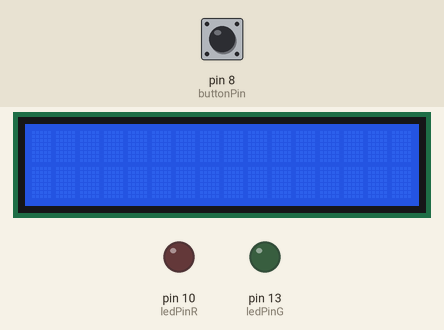
Simulated run of this sketch. Board: Arduino Uno, built with avr-gcc and run on an emulated ATmega328P. On the bench: 16×2 character LCD, output pins drawn as LEDs (lit = HIGH). The test bench sets the inputs (shaded band); at power-on: pin 8 (buttonPin) LOW. What the sketch prints to the serial monitor is not drawn.

Above: at 1.2 s.
1.3 s: pin 8 (buttonPin) pulled HIGH for 0.15 s
At 4.0 s:
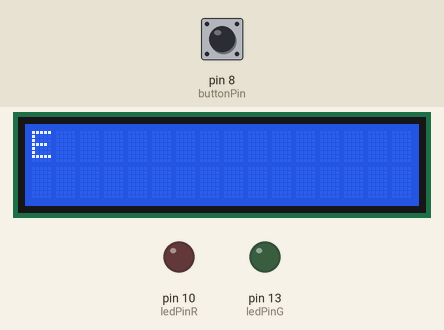
4.4 s: pin 8 (buttonPin) pulled HIGH for 0.15 s
At 7.3 s:
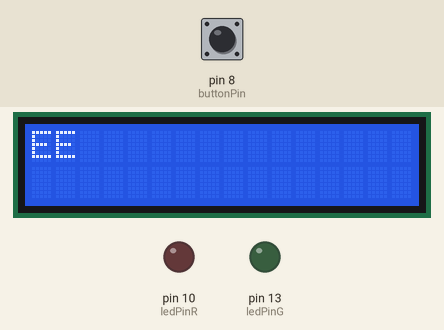
7.5 s: pin 8 (buttonPin) pulled HIGH for 0.15 s
At 10.4 s:
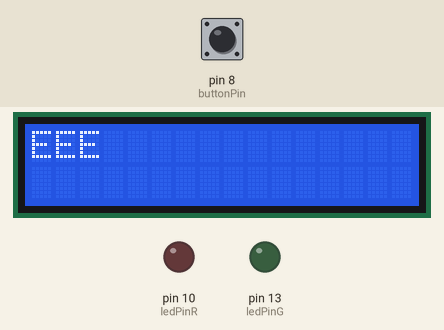
10.6 s: pin 8 (buttonPin) pulled HIGH for 0.15 s
At 13.5 s:
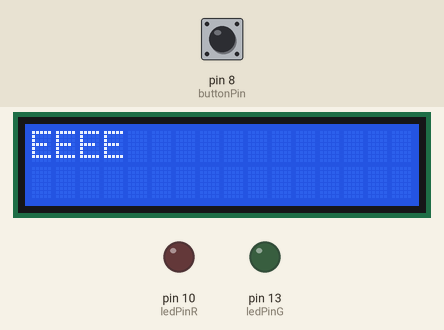
13.7 s: pin 8 (buttonPin) pulled HIGH for 0.15 s
At 16.6 s:
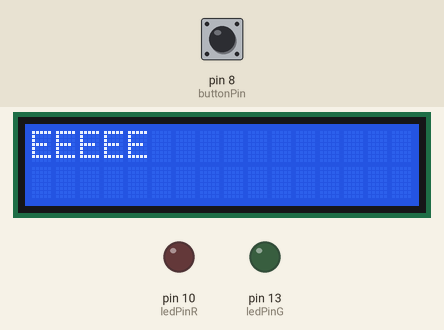
16.8 s: pin 8 (buttonPin) pulled HIGH for 0.15 s
At 19.4 s:
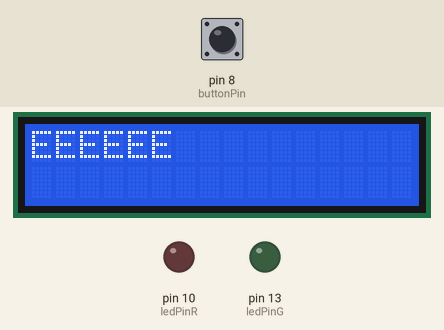
Timing chart, 0 to 20.9 s (numbered marks = the images above; inputs shaded):
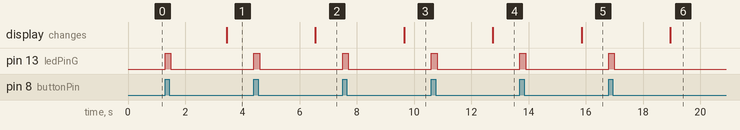

The sketch:

Morsekod.ino
```cpp
#include <LiquidCrystal.h>                                                //Include liquid crystal library

const int ledPinG = 13;                                                   //Declaring the green LED to pin number 13
const int ledPinR = 10;                                                   //Declaring the red LED to pin number 10
const int buttonPin = 8;                                                  //Declaring button to pin number 8

int buttonState = 0;                                                      //Value of button

byte previous = LOW;                                                      //Set previous startvalue to LOW

unsigned long timeHeld;                                                   //Varible to store how long the button was held for
unsigned long firstPress;                                                 //First time you press the button
unsigned long timeReleased;                                               //A variable to store how long there is between buttonpress
unsigned long counter = 0;

String returnLetter = "";                                                 //Letter that is returned
String morseWord = "";                                                    //String to store the morse code in

boolean myBool = false;                                                   //Variable that stops the for loop

const int rs = 12, en = 11, d4 = 5, d5 = 4, d6 = 3, d7 = 2;               //Declaring the pins to the display
LiquidCrystal lcd(rs, en, d4, d5, d6, d7);

const int rows = 2;                                                       //Declaring amount of rows on display
const int columns = 16;                                                   //Declaring amount of columns

unsigned int rowNumber = 0;                                               //Get current row

int currentRow = 0;                                                       //Get current space on the row
int debug = 1;                                                            //If we should print to console, 1 = yes (true), 0 = no (false)

void setup() {
  lcd.begin(columns, rows);                                               //Starting display
  if(debug){
    Serial.begin(9600);                                                   //Starting console
  }
  pinMode(ledPinG, OUTPUT);                                               //Declare the green pin to output
  pinMode(ledPinR, OUTPUT);                                               //Declare the red pin to output
  pinMode(buttonPin, INPUT);                                              //Declare button to input
}

void loop() {
  buttonState = digitalRead(buttonPin);                                                 //Read the state of the button:

  if (buttonState == HIGH && previous == LOW && (millis() - firstPress) > 200) {        //If buttonState changes remember the start time
    firstPress = millis();                                                              //Get currentRow time and set it to firstPress
    digitalWrite(ledPinG, HIGH);                                                        //Turn on the LED
  }

  timeHeld = (millis() - firstPress);                                                   //Calculate how long the button was pressed for

  if (buttonState == LOW && previous == HIGH && (millis() - timeReleased) > 200) {      //If button is released get the current millis
    timeReleased = millis();
    myBool = true;
  }

  counter = (millis() - timeReleased);                                                  //Calculate how long the button was released for

  if (timeHeld > 50) {                            //This is a debounce tool that insures that the button is pressed for more than 100 millis
    //Check that the button is released
    if (buttonState == LOW && previous == HIGH) {

      if (timeHeld < 300) {                                                             //Check if the button was held for less than 300 millis
        morseWord += ".";
        delay(50);
      } else if (timeHeld >= 300 && timeHeld <= 800) {                                 //Check if the button is held between 300 and 800 millis
        morseWord += "-";
        delay(50);
      } else if (timeHeld > 800 && timeHeld <= 1500) {          //Check if the button is held for over 800 millis and less than 1500 millis
        lcd.print(" ");                                                               //Print a space on the display
        currentRow++;                                                                 //Increase currentRow
        myBool = false;
        Serial.print("Space written");
      }else if(timeHeld > 1500){
        Serial.print("Erasing last letter");
        currentRow--;
        lcd.setCursor(currentRow, rowNumber);
        lcd.print(" ");
        lcd.setCursor(currentRow, rowNumber);
        myBool = false;
      }
      digitalWrite(ledPinG, LOW);                                                     //Turn the green LED off
      Serial.println(morseWord);                                                      //Print word to console
    }
  }

  while (counter > 2000 && myBool == true) {                                    //While counter is bigger than 2 seconds and mybool is true
    returnLetter = "";
    morseToLetters();
    lcd.print(returnLetter);
    currentRow++;                                                //increase currentRow
  }
  if (currentRow == 16 && rowNumber == 0) {                      //Switch when on the last space
    rowNumber ++;                                                //Add one to rows
    currentRow = 0;                                              //Reset row
    lcd.setCursor(0, rowNumber);                                 //Jump down a line
  }else if(currentRow == 17 && rowNumber == 1){                  //Need to press an extra time for the lcd to clear
    lcd.clear();
    rowNumber = 0;
    currentRow = 0;
  }
  previous = buttonState;                                        //Set previous to buttonState
}

void morseToLetters() {

  String letters[26][2] = {                                      //2d array with every letter in my choosen morse code
    {"A", ".-"},
    {"B", "-..."},
    {"C", "-.-."},
    {"D", "-.."},
    {"E", "."},
    {"F", "..-."},
    {"G", "--."},
    {"H", "...."},
    {"I", ".."},
    {"J", ".---"},
    {"K", "-.-"},
    {"L", ".-.."},
    {"M", "--"},
    {"N", "-."},
    {"O", "---"},
    {"P", ".--."},
    {"Q", "--.-"},
    {"R", ".-."},
    {"S", "..."},
    {"T", "-"},
    {"U", "..-"},
    {"V", "...-"},
    {"W", ".--"},
    {"X", "-..-"},
    {"Y", "-.--"},
    {"Z", "--.."},
  };

  if (myBool == true) {
    for (int i = 0; i < 27; i++) {                    //Loop through each row in the array
      if (morseWord == letters[i][1]) {               //If the written code is equal to anyone in the morse alphabet
        morseWord = "";                               //Reset the input
        returnLetter = "";                            //Reset the word, isn't neccessary but i like to have it
        returnLetter = letters[i][0];                 //Get the letter that matches the morse code
        myBool = false;                               //Stop looping through the array
        return returnLetter;                          //Return the letter
      }
    }
    morseWord = "";
    digitalWrite(ledPinR, HIGH);                       //Turn on the red LED
    delay(600);
    digitalWrite(ledPinR, LOW);                        //Turn off the red LED
    Serial.println("There was no letter which looked like that, you can start over");         //Print to console
    myBool = false;
  }
}
```

Measured:
- after the input at 1.3 s, pin 13 (ledPinG): LOW → HIGH at once, → LOW 0.20 s later; the display: changes after 2.2 s (image 1)
- after the input at 4.4 s, pin 13 (ledPinG): LOW → HIGH at once, → LOW 0.20 s later; the display: changes after 2.2 s (image 2)
- after the input at 7.5 s, pin 13 (ledPinG): LOW → HIGH at once, → LOW 0.20 s later; the display: changes after 2.2 s (image 3)
- after the input at 10.6 s, pin 13 (ledPinG): LOW → HIGH at once, → LOW 0.20 s later; the display: changes after 2.2 s (image 4)
- after the input at 13.7 s, pin 13 (ledPinG): LOW → HIGH at once, → LOW 0.20 s later; the display: changes after 2.2 s (image 5)
- after the input at 16.8 s, pin 13 (ledPinG): LOW → HIGH at once, → LOW 0.20 s later; the display: changes after 2.2 s (image 6)
